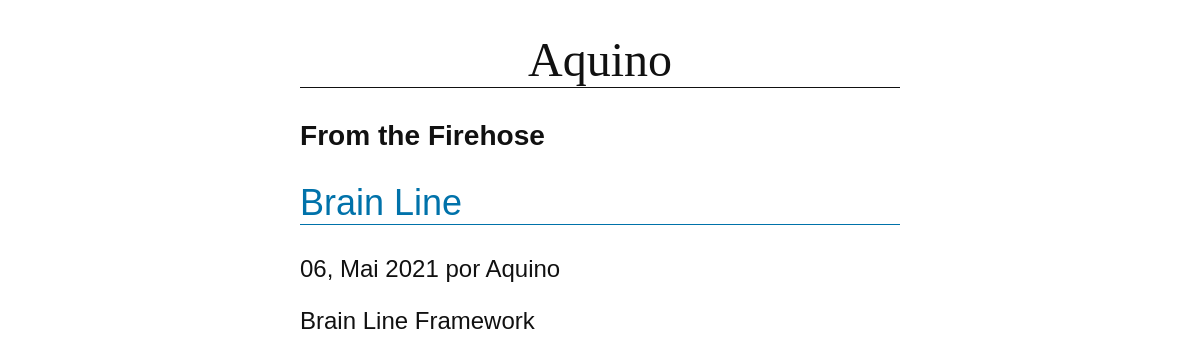
Before: / with the older database file.
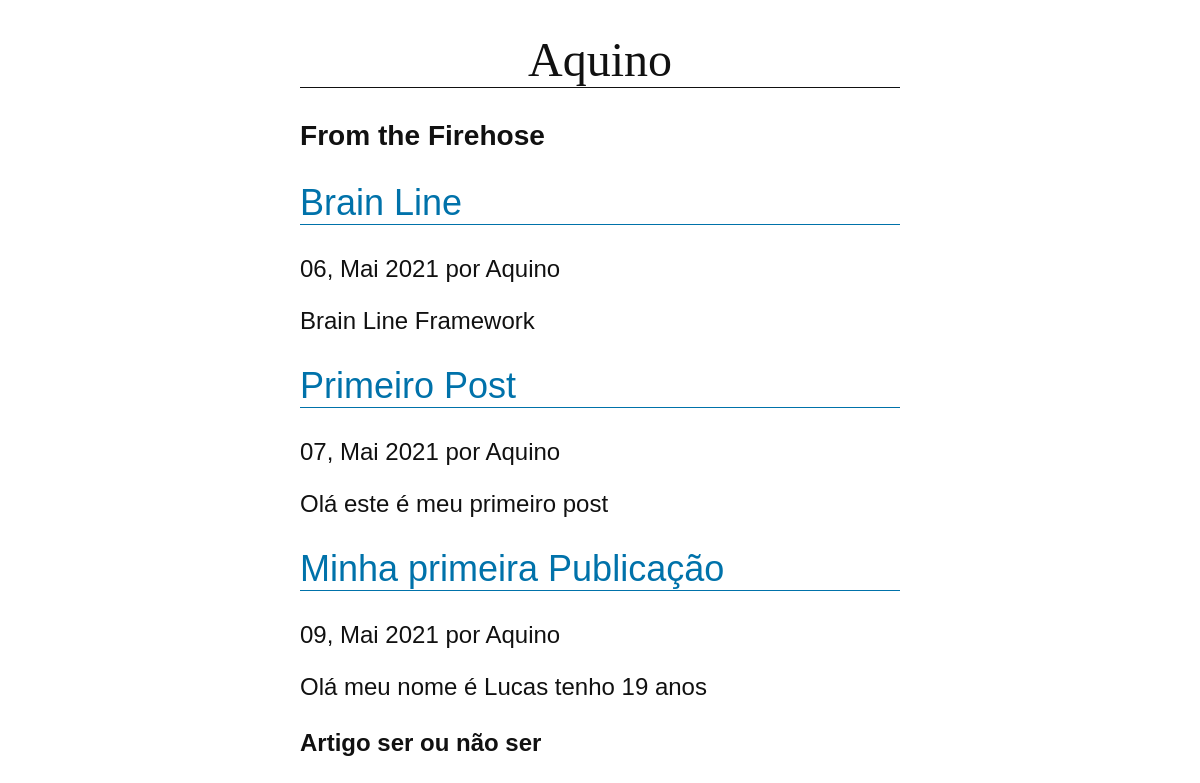
After: the same page with the newer database file.
### blog/models.py (models this page shows, shortened)
class Post(models.Model):
    title = models.CharField(max_length=255)
    summary = RichTextField()
    content = RichTextUploadingField()
    author = models.ForeignKey(User, on_delete=models.PROTECT)
    created_at = models.DateField(auto_now_add=True)

### blog/views.py (the view)
# urls.py: 2. Add a URL to urlpatterns:  path('', views.home, name='home')
def home(request):
    posts = Post.objects.all()
    return render(request, 'home.html', {'posts': posts})

### blog/templates/home.html (shortened to what this page needs)
{% extends "layout.html" %}
    {% block content %}
        <h3 class="pb-3 mb-4 font-italic border-bottom">
            From the Firehose
        </h3>
        {% for post in posts %}
            <div class="blog-post">
                <h2 class="blog-post-title">
                    <a href="/posts/{{ post.pk }}"> {{ post.title }} </a>
                </h2>
                <p class="blog-post-meta">{{ post.created_at|date:'d, M Y' }} por {{ post.author }}</p>
                {{ post.summary|safe}}
            </div>
        {% endfor %}
    {% endblock %}

### blog/templates/layout.html (shortened to what this page needs)
{% load static %}
<!DOCTYPE html>
<html >
<head>
    <link href="{% static 'css/blog.css'%}" rel="stylesheet">
</head>
<body>
    <header>
        <h1>Aquino</h1>
    </header>
    <main>
        {% block content %}
        {% endblock %}
    </main>
</body>
</html>

### blog/static/css/blog.css (style rules this page uses)
body { margin: 0 25%; font-family: sans-serif; font-size: 1.5rem; color: #111111; }
h1 { text-align: center; font-family: serif; font-weight: normal; border-bottom: 1px solid; }
h2 { color: #0072aa; font-weight: normal; border-bottom: 1px solid; }
a { color: #0072aa; text-decoration: none; }

Changed rows visible on the page:
added Post: title "Primeiro Post", created_at "07, Mai 2021", author "Aquino", summary "Olá este é meu primeiro post"
added Post: title "Minha primeira Publicação", created_at "09, Mai 2021", author "Aquino", summary "Olá meu nome é Lucas tenho 19 anos Artigo ser ou não ser"
